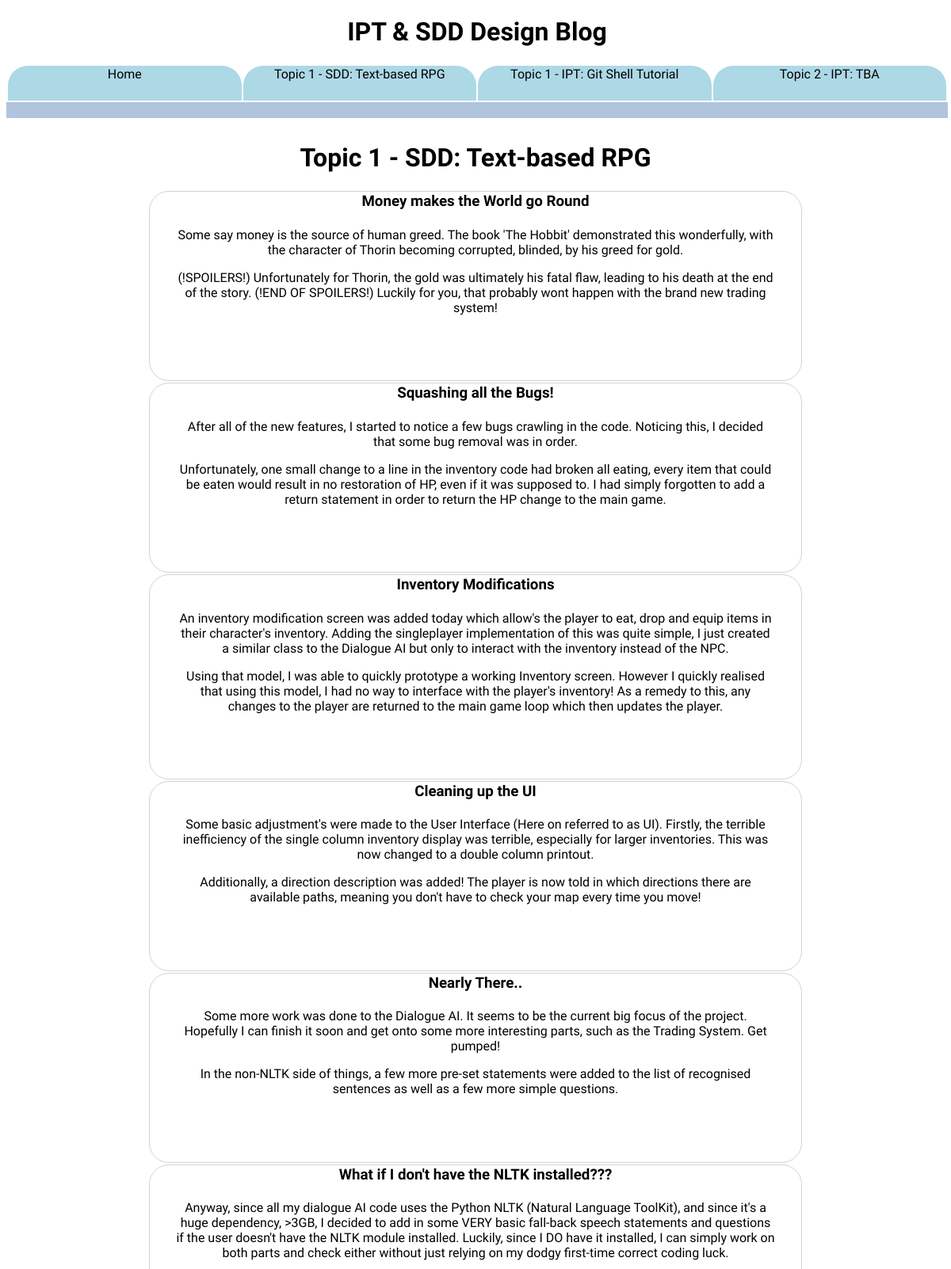
The page /topic/1 (upper part) on the database its author committed.
### tables this page shows
CREATE TABLE topics (
  	id INTEGER NOT NULL,
  	title TEXT NOT NULL,
  	subtitle TEXT NOT NULL,
    created TEXT NOT NULL,
  	PRIMARY KEY (id)
);

CREATE TABLE posts (
  	id INTEGER NOT NULL,
  	topicid INTEGER NOT NULL,
  	title TEXT NOT NULL,
    message TEXT NOT NULL,
    created TIMESTAMP NOT NULL,
    image TEXT NOT NULL,
  	PRIMARY KEY (id),
  	FOREIGN KEY (topicid) REFERENCES topics(id) ON DELETE CASCADE
);

### School_Blog/main.py (the view)
@app.route('/topic/<topic_id>')
def topic_handler(topic_id):
	topic = Topic.get(topic_id)
	posts = Log.get_all(topic_id)
	return render_template('topic_template.html', title=topic.title+': '+topic.subtitle, posts=posts, topic=topic, topics=Topic.get_main_page())

### School_Blog/db.py (called while the page is built)
    @staticmethod
    def get_newest(tid):
        cur.execute('''SELECT * FROM posts WHERE topicid = ? ORDER BY created DESC''', (tid,))
        row = cur.fetchone()
        if row:
            id, tid, title, message, created, image = row
            return Log(eval(message), title, image, tid, id, created)

    @staticmethod
    def get_all(tid):
        logs = []
        cur.execute('''SELECT * FROM posts WHERE topicid = ? ORDER BY created DESC''', (tid,))
        for row in cur:
            id, tid, title, message, created, image = row
            logs.append( Log(eval(message), title, image, tid, id, created) )
        return logs

    @staticmethod
    def get(id):
        cur.execute('''SELECT * FROM topics WHERE id = ? ORDER BY created ASC''', (id,))
        row = cur.fetchone()
        if row:
            id, title, subtitle, date = row
            return Topic(title, subtitle, date, id)
        return None

    @staticmethod
    def get_main_page():
        cur.execute('''SELECT * FROM topics ORDER BY created''')
        topics = []
        i = 0
        for row in cur:
            if i == 3:
                break
            id, title, sub, date = row
            topics.append(Topic(title, sub, date, id))
            i += 1
        for i in range(len(topics)):
            post = Log.get_newest(topics[i].id)
            topics[i].post = post
        return topics

### School_Blog/templates/topic_template.html (shortened to what this page needs)
<!DOCTYPE html>
<html>
<head>
  <link rel="stylesheet" href="/static/css/main.css">
</head>
<body>
  <div class="header">
    <h1>IPT & SDD Design Blog</h1>
    <table>
      <tr>
        <td>
          <a href="/">Home</a>
        </td>
        {%for t in topics%}
        <td>
          <a href="/topic/{{t.id}}">{{t.title}}: {{t.subtitle}}</a>
        </td>
        {%endfor%}
      </tr>
    </table>
  </div>
  <div id="wide_body_content">
    <h1>{{topic.title}}: {{topic.subtitle}}</h1>
    <table>
    {%for post in posts%}
      <tr>
        <td class="topic">
          <a href="/post/{{post.id}}">
            <h3>{{post.title}}</h3>
            {%for line in post.text%}
              {%if post.text.index(line) < 2%}
                <p>{{line}}</p>
              {%endif%}
            {%endfor%}
          </a>
        </td>
      </tr>
    {%endfor%}
    </table>
  </div>
</body>
</html>

### School_Blog/static/css/main.css (style rules this page uses)
td { border-radius: 25px 25px 0px 0px; background-color: lightblue; width:17%; text-align: center; height: 30px; }
table { width: 100%; }
.topic { background-color: white; width:30%; text-align: center; height: 200px; margin: 4%; border: 1px solid lightgrey; border-radius: 25px; }
h3 { margin: 0; }
.header { width: 99%; position:fixed; background-color: white; top:0; border-bottom: 20px solid lightsteelblue; }
h1 { text-align:center; }
#wide_body_content { margin: 180px auto 0 auto; text-align: left; width: 70%; }
body { font-family: 'Sarpanch', sans-serif; }
a { text-decoration: none; color: black; display:block; height:100%; padding:4%; }

### rows shown on the page
topics: title "Topic 1 - SDD", subtitle "Text-based RPG"
topics: title "Topic 1 - IPT", subtitle "Git Shell Tutorial"
topics: title "Topic 2 - IPT", subtitle "TBA"
posts: title "Money makes the World go Round", text "Some say money is the source of human greed. The book 'The Hobbit' demonstrated this wonderfully, with the character of Thorin becoming corrupted, blinded, by his greed for gold." "(!SPOILERS!) Unfortunately for Thorin, the gold was ultimately his fatal flaw, leading to his death at the end of the story. (!END OF SPOILERS!) Luckily for you, that probably wont happen with the brand new trading system!"
posts: title "Squashing all the Bugs!", text "After all of the new features, I started to notice a few bugs crawling in the code. Noticing this, I decided that some bug removal was in order." "Unfortunately, one small change to a line in the inventory code had broken all eating, every item that could be eaten would result in no restoration of HP, even if it was supposed to. I had simply forgotten to add a return statement in order to return the HP change to the main game."
posts: title "Inventory Modifications", text "An inventory modification screen was added today which allow's the player to eat, drop and equip items in their character's inventory. Adding the singleplayer implementation of this was quite simple, I just created a similar class to the Dialogue AI but only to interact with the inventory instead of the NPC." "Using that model, I was able to quickly prototype a working Inventory screen. However I quickly realised that using this model, I had no way to interface with the player's inventory! As a remedy to this, any changes to the player are returned to the main game loop which then updates the player."
posts: title "Cleaning up the UI", text "Some basic adjustment's were made to the User Interface (Here on referred to as UI). Firstly, the terrible inefficiency of the single column inventory display was terrible, especially for larger inventories. This was now changed to a double column printout." "Additionally, a direction description was added! The player is now told in which directions there are available paths, meaning you don't have to check your map every time you move!"
posts: title "Nearly There..", text "Some more work was done to the Dialogue AI. It seems to be the current big focus of the project. Hopefully I can finish it soon and get onto some more interesting parts, such as the Trading System. Get pumped!" "In the non-NLTK side of things, a few more pre-set statements were added to the list of recognised sentences as well as a few more simple questions."
posts: title "What if I don't have the NLTK installed???", text "Anyway, since all my dialogue AI code uses the Python NLTK (Natural Language ToolKit), and since it's a huge dependency, >3GB, I decided to add in some VERY basic fall-back speech statements and questions if the user doesn't have the NLTK module installed. Luckily, since I DO have it installed, I can simply work on both parts and check either without just relying on my dodgy first-time correct coding luck."
